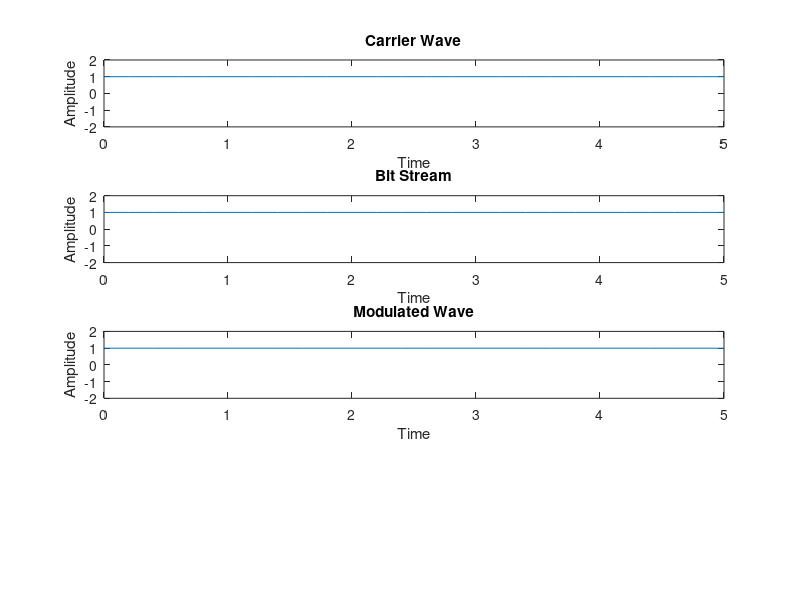

Write MATLAB code to recreate this figure. (Note: this script raises an error after producing the figure.)
clc
clear all
close all

%% BPSK Modulator
Fc = input('Enter carrier frequency: ');
Tb = input('Enter period of each bit: ');
Fs = input('Enter sampling frequency: ');
Ds = input('Enter phase shift in degrees: ');
BitStreamStr = input('Enter the bit stream separated by a space: ', 's');
BitStream = sscanf(BitStreamStr, '%f');

Ts = 1 / Fs;
Rb = 1 / Tb;
Tlen = length(BitStream) * Tb;
t = 0:Ts:Tlen;

ph = (Ds*pi)/180;
cos1 = cos(2*pi*Fc*t);
cos2 = cos(2*pi*Fc*t + ph);

BPSK_MOD = zeros(length(t), 1);
BitStreamP = zeros(length(t), 1);

for i = 1:length(BitStream)
    for j = Tb*(i-1)*Fs + 1:(Tb*i*Fs) + 1
        if BitStream(i) == 0
            BPSK_MOD(j) = cos1(j);
        else
            BPSK_MOD(j) = cos2(j);
            BitStreamP(j) = 1;
        end
    end
end

subplot(4, 1, 1);
plot(t, cos1);
title("Carrier Wave");
xlabel("Time");
ylabel("Amplitude");
ylim([-2 2]);

subplot(4, 1, 2);
plot(t, BitStreamP);
title("Bit Stream");
xlabel("Time");
ylabel("Amplitude");
ylim([-2 2]);

subplot(4, 1, 3);
plot(t, BPSK_MOD);
title("Modulated Wave");
xlabel("Time");
ylabel("Amplitude");
ylim([-2 2]);
%% BPSK Demodulator
d_pmdmod = pmdemod(BPSK_MOD, Fc, Fs, ph);
d_BitStream = my_sig(d_pmdmod);
subplot(4,1,4)
plot(t, d_BitStream);
title("Demodulated Bit Stream");
xlabel("Time");
ylabel("Amplitude");
ylim([-2 2]);
%%%%%%%%
function Y = my_sig(X)
    Y = zeros(size(X));
    for i = 1:numel(X)
        if X(i) <= -0.5
            Y(i) = 1;
        elseif X(i) >= 0.5
            Y(i) = 1;
        elseif X(i) > -0.5
            if X(i) < 0.5
                Y(i) = 0;
            end
        else
            Y(i) = X(i);
        end
	end
end
